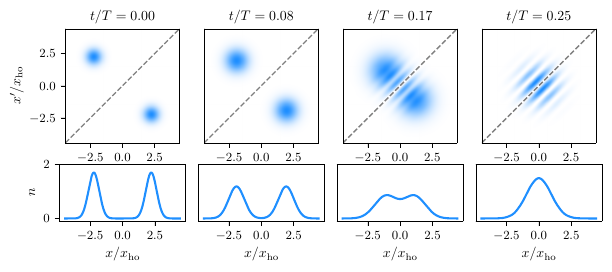

The script that saved this image:
import torch
import math
import numpy as np
import matplotlib.pyplot as plt
plt.style.use('thesis.mplstyle')
from matplotlib.gridspec import GridSpec
from colors import red, blue, uBlues

device = torch.device('cpu')

# Grid parameters
nx   = 1024          # number of spatial points
lx   = 5.0         # box length
dx   = lx / nx
x    = (torch.arange(nx, device=device) - nx//2) * dx          # centered grid
k    = 2 * math.pi * torch.fft.fftfreq(nx, d=dx, device=device)

x_ho = math.sqrt(1 / math.pi)

# Physical constants (dimensionless units: ħ = 1)
mass  = 1.25
omega = math.pi
rep = 4
dt    = 5/30/rep

# Initial Gaussian packets (zero mean momentum, opposite centres)
sigma = lx / 15
x0    =  lx / 4
psi = torch.zeros((2, nx), dtype=torch.complex64, device=device)
psi[0] = torch.exp(- (x - x0)**2 / (2 * sigma**2))
psi[1] = torch.exp(- (x + x0)**2 / (2 * sigma**2))

# Normalise each orbital to unity
for i in range(2):
    norm = torch.sum(torch.abs(psi[i])**2) * dx
    psi[i] /= torch.sqrt(norm)

# Pre-computed split-step propagators
T    = k**2 / (2 * mass)                            # kinetic energy
V    = 0.5 * mass * omega**2 * x**2                 # harmonic potential
expK = torch.exp(-1j * T * dt / 2)                  # half-step kinetic
expV = torch.exp(-1j * V * dt)                      # full-step potential

def propagate(batch_psi: torch.Tensor) -> torch.Tensor:
    """One time step for a batch of orbitals (shape: n_orb, nx)."""
    batch_psi = torch.fft.fft(batch_psi, dim=-1)
    batch_psi *= expK
    batch_psi = torch.fft.ifft(batch_psi, dim=-1)
    batch_psi *= expV
    batch_psi = torch.fft.fft(batch_psi, dim=-1)
    batch_psi *= expK
    batch_psi = torch.fft.ifft(batch_psi, dim=-1)
    return batch_psi


n_steps         = 3
frames          = []
frames_rho = []
frames_psi = []

psi_t = psi.clone()
for step in range(n_steps + 1):
    # Move data to CPU once per snapshot for cheaper analysis
    psi1, psi2 = psi_t.cpu()
    frames_psi.append(psi_t.cpu().numpy())

    # One-particle density ρ(x)
    rho = torch.abs(psi1)**2 + torch.abs(psi2)**2

    # Two-particle g2 (anti-symmetrised) and normalisation
    g2 = 0.5 * torch.abs(
            torch.outer(psi1, psi2) - torch.outer(psi2, psi1)
         )**2
    g2_norm = g2  # / (rho[:, None] * rho[None, :] + 1e-3)
    frames.append(g2_norm.numpy())
    frames_rho.append(rho.numpy())

    for _ in range(rep):
        psi_t = propagate(psi_t)

# ------------------------------ Visualisation ----------------------------- #
m = len(frames)
fig = plt.figure(figsize=(7, 2.5), dpi=400)
gs = GridSpec(2, m, height_ratios=[2, 1], hspace=0.25, wspace=0.1)
extent = (-lx/2/x_ho, lx/2/x_ho, -lx/2/x_ho, lx/2/x_ho)

for j, d in enumerate(frames):
    ax = fig.add_subplot(gs[0, j])
    ax.imshow(d, origin='lower', extent=extent, cmap=uBlues)
    ax.set_title(fr'$t/T = {j*dt/2*rep:.2f}$')
#     ax.set_xlabel(r'$x$')
    ax.plot([-lx/2/x_ho, lx/2/x_ho], [-lx/2/x_ho, lx/2/x_ho], 'k--', alpha=0.5, linewidth=1)
    ax.set_aspect('equal', adjustable='box')
    (ax.set_ylabel(r"$x' / x_\mathrm{ho}$") if j == 0 else ax.set_yticks([]))

for j, d in enumerate(frames_rho):
    ax = fig.add_subplot(gs[1, j])
    ax.plot(x/x_ho, d, color=blue)
    ax.set_xlabel(r'$x / x_\mathrm{ho} $')
    ax.set_ylim(-0.1, 2)
    (ax.set_ylabel(r'$n$') if j == 0 else ax.set_yticks([]))

# plt.tight_layout()
plt.savefig("interference.pdf", bbox_inches='tight')
plt.close()